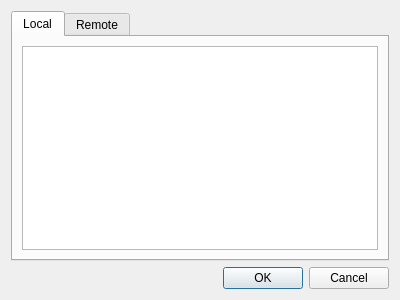
<?xml version="1.0" encoding="UTF-8"?>
<ui version="4.0">
 <class>BranchesDialog</class>
 <widget class="QDialog" name="BranchesDialog">
  <property name="geometry">
   <rect>
    <x>0</x>
    <y>0</y>
    <width>400</width>
    <height>300</height>
   </rect>
  </property>
  <property name="windowTitle">
   <string>Change branch</string>
  </property>
  <layout class="QVBoxLayout" name="verticalLayout">
   <item>
    <widget class="QTabWidget" name="branchesTabWidget">
     <property name="currentIndex">
      <number>0</number>
     </property>
     <widget class="QWidget" name="localTab">
      <attribute name="title">
       <string>Local</string>
      </attribute>
      <layout class="QVBoxLayout" name="verticalLayout_2">
       <item>
        <widget class="QListWidget" name="localBranchesListWidget"/>
       </item>
      </layout>
     </widget>
     <widget class="QWidget" name="remoteTab">
      <attribute name="title">
       <string>Remote</string>
      </attribute>
      <layout class="QVBoxLayout" name="verticalLayout_3">
       <item>
        <widget class="QListWidget" name="remoteBranchesListWidget"/>
       </item>
      </layout>
     </widget>
    </widget>
   </item>
   <item>
    <widget class="QDialogButtonBox" name="buttonBox">
     <property name="orientation">
      <enum>Qt::Horizontal</enum>
     </property>
     <property name="standardButtons">
      <set>QDialogButtonBox::Cancel|QDialogButtonBox::Ok</set>
     </property>
    </widget>
   </item>
  </layout>
 </widget>
 <resources/>
 <connections>
  <connection>
   <sender>buttonBox</sender>
   <signal>accepted()</signal>
   <receiver>BranchesDialog</receiver>
   <slot>accept()</slot>
   <hints>
    <hint type="sourcelabel">
     <x>248</x>
     <y>254</y>
    </hint>
    <hint type="destinationlabel">
     <x>157</x>
     <y>274</y>
    </hint>
   </hints>
  </connection>
  <connection>
   <sender>buttonBox</sender>
   <signal>rejected()</signal>
   <receiver>BranchesDialog</receiver>
   <slot>reject()</slot>
   <hints>
    <hint type="sourcelabel">
     <x>316</x>
     <y>260</y>
    </hint>
    <hint type="destinationlabel">
     <x>286</x>
     <y>274</y>
    </hint>
   </hints>
  </connection>
 </connections>
</ui>
